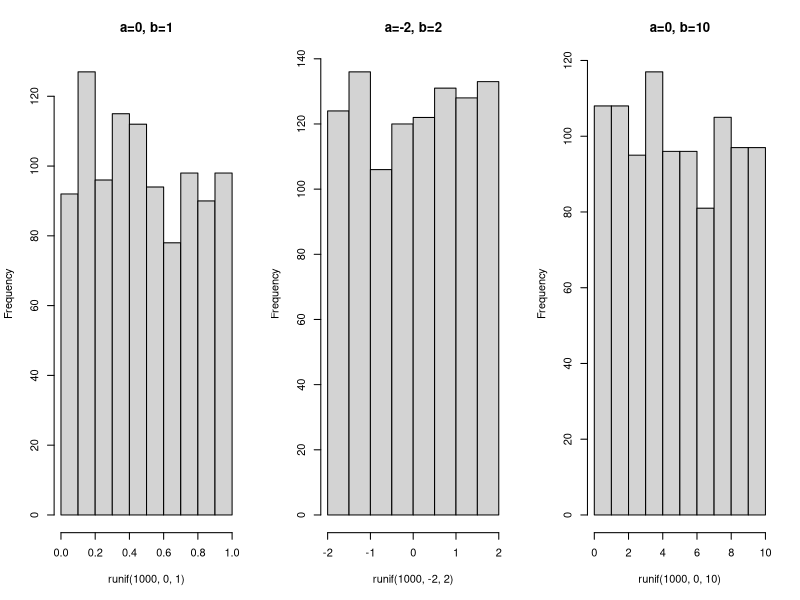
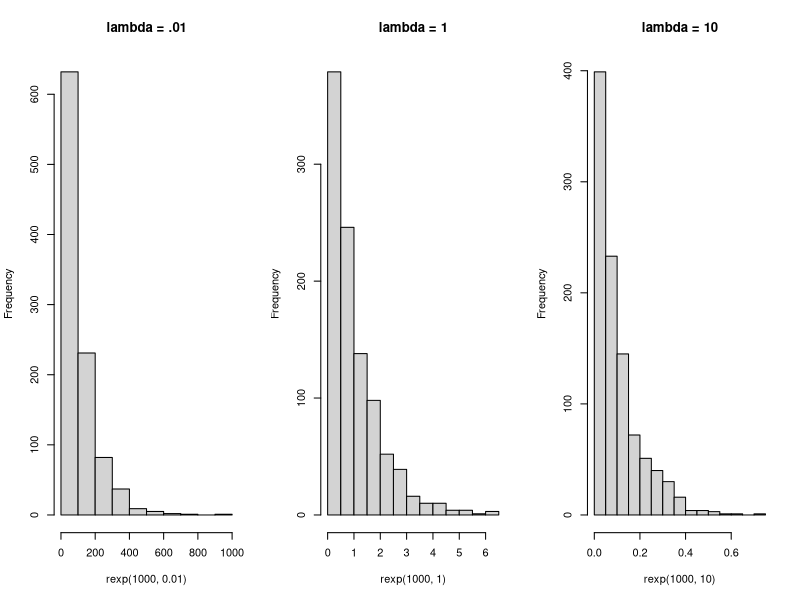

Generate these figures, in order, with R:
## ---- chunk 1
par(mfrow=c(1,3))
hist(runif(1000, 0, 1), main="a=0, b=1")
hist(runif(1000, -2, 2), main="a=-2, b=2")
hist(runif(1000, 0, 10), main="a=0, b=10")
## ---- chunk 2
par(mfrow=c(1,3))
hist(rexp(1000, .01), main="lambda = .01")
hist(rexp(1000, 1), main="lambda = 1")
hist(rexp(1000, 10), main="lambda = 10")
